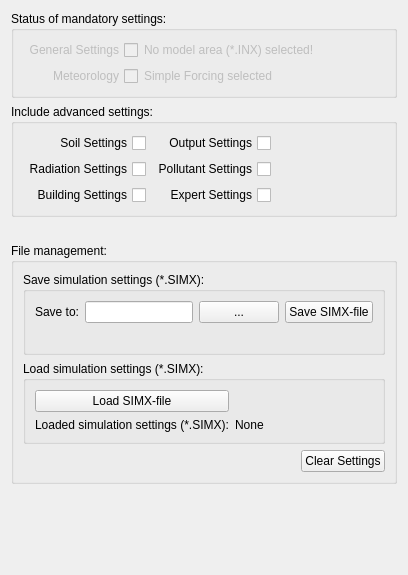
             <widget class="QWidget" name="tab_Overview">
              <attribute name="title">
               <string>Overview</string>
              </attribute>
              <layout class="QGridLayout" name="gridLayout_67">
               <item row="1" column="0">
                <widget class="QGroupBox" name="gb_optional">
                 <property name="title">
                  <string>Include advanced settings:</string>
                 </property>
                 <layout class="QGridLayout" name="gridLayout_20">
                  <item row="1" column="1">
                   <layout class="QVBoxLayout" name="verticalLayout_8">
                    <item>
                     <widget class="QCheckBox" name="chk_outputSim">
                      <property name="sizePolicy">
                       <sizepolicy hsizetype="Minimum" vsizetype="Preferred">
                        <horstretch>0</horstretch>
                        <verstretch>0</verstretch>
                       </sizepolicy>
                      </property>
                      <property name="layoutDirection">
                       <enum>Qt::RightToLeft</enum>
                      </property>
                      <property name="text">
                       <string>Output Settings</string>
                      </property>
                     </widget>
                    </item>
                    <item>
                     <widget class="QCheckBox" name="chk_pollutantsSim">
                      <property name="sizePolicy">
                       <sizepolicy hsizetype="Preferred" vsizetype="Preferred">
                        <horstretch>0</horstretch>
                        <verstretch>0</verstretch>
                       </sizepolicy>
                      </property>
                      <property name="layoutDirection">
                       <enum>Qt::RightToLeft</enum>
                      </property>
                      <property name="text">
                       <string>Pollutant Settings</string>
                      </property>
                     </widget>
                    </item>
                    <item>
                     <widget class="QCheckBox" name="chk_expertSim">
                      <property name="sizePolicy">
                       <sizepolicy hsizetype="Minimum" vsizetype="Preferred">
                        <horstretch>0</horstretch>
                        <verstretch>0</verstretch>
                       </sizepolicy>
                      </property>
                      <property name="layoutDirection">
                       <enum>Qt::RightToLeft</enum>
                      </property>
                      <property name="text">
                       <string>Expert Settings</string>
                      </property>
                     </widget>
                    </item>
                   </layout>
                  </item>
                  <item row="1" column="0">
                   <layout class="QVBoxLayout" name="verticalLayout_9">
                    <item>
                     <widget class="QCheckBox" name="chk_soilSim">
                      <property name="sizePolicy">
                       <sizepolicy hsizetype="Preferred" vsizetype="Preferred">
                        <horstretch>0</horstretch>
                        <verstretch>0</verstretch>
                       </sizepolicy>
                      </property>
                      <property name="layoutDirection">
                       <enum>Qt::RightToLeft</enum>
                      </property>
                      <property name="text">
                       <string>Soil Settings</string>
                      </property>
                     </widget>
                    </item>
                    <item>
                     <widget class="QCheckBox" name="chk_radiationSim">
                      <property name="sizePolicy">
                       <sizepolicy hsizetype="Preferred" vsizetype="Preferred">
                        <horstretch>0</horstretch>
                        <verstretch>0</verstretch>
                       </sizepolicy>
                      </property>
                      <property name="layoutDirection">
                       <enum>Qt::RightToLeft</enum>
                      </property>
                      <property name="text">
                       <string>Radiation Settings</string>
                      </property>
                     </widget>
                    </item>
                    <item>
                     <widget class="QCheckBox" name="chk_buildingsSim">
                      <property name="sizePolicy">
                       <sizepolicy hsizetype="Preferred" vsizetype="Preferred">
                        <horstretch>0</horstretch>
                        <verstretch>0</verstretch>
                       </sizepolicy>
                      </property>
                      <property name="layoutDirection">
                       <enum>Qt::RightToLeft</enum>
                      </property>
                      <property name="text">
                       <string>Building Settings</string>
                      </property>
                     </widget>
                    </item>
                   </layout>
                  </item>
                  <item row="1" column="2">
                   <spacer name="horizontalSpacer_20">
                    <property name="orientation">
                     <enum>Qt::Horizontal</enum>
                    </property>
                    <property name="sizeHint" stdset="0">
                     <size>
                      <width>40</width>
                      <height>20</height>
                     </size>
                    </property>
                   </spacer>
                  </item>
                 </layout>
                </widget>
               </item>
               <item row="5" column="0">
                <widget class="QGroupBox" name="gb_save_load">
                 <property name="sizePolicy">
                  <sizepolicy hsizetype="Preferred" vsizetype="Minimum">
                   <horstretch>0</horstretch>
                   <verstretch>0</verstretch>
                  </sizepolicy>
                 </property>
                 <property name="title">
                  <string>File management:</string>
                 </property>
                 <layout class="QGridLayout" name="gridLayout_26">
                  <item row="0" column="0" colspan="2">
                   <widget class="QGroupBox" name="gb_saveSimx">
                    <property name="sizePolicy">
                     <sizepolicy hsizetype="Preferred" vsizetype="Minimum">
                      <horstretch>0</horstretch>
                      <verstretch>0</verstretch>
                     </sizepolicy>
                    </property>
                    <property name="title">
                     <string>Save simulation settings (*.SIMX):</string>
                    </property>
                    <layout class="QGridLayout" name="gridLayout_73">
                     <item row="0" column="0">
                      <widget class="QLabel" name="lb_saveTo">
                       <property name="text">
                        <string>Save to:</string>
                       </property>
                      </widget>
                     </item>
                     <item row="0" column="1">
                      <widget class="QLineEdit" name="le_simxDest">
                       <property name="inputMask">
                        <string/>
                       </property>
                      </widget>
                     </item>
                     <item row="0" column="2">
                      <widget class="QPushButton" name="bt_fileExpl">
                       <property name="text">
                        <string>...</string>
                       </property>
                      </widget>
                     </item>
                     <item row="0" column="3">
                      <widget class="QPushButton" name="bt_saveSimx">
                       <property name="text">
                        <string>Save SIMX-file</string>
                       </property>
                      </widget>
                     </item>
                     <item row="1" column="1">
                      <widget class="QLabel" name="lb_reportSave">
                       <property name="sizePolicy">
                        <sizepolicy hsizetype="Preferred" vsizetype="Fixed">
                         <horstretch>0</horstretch>
                         <verstretch>0</verstretch>
                        </sizepolicy>
                       </property>
                       <property name="text">
                        <string/>
                       </property>
                      </widget>
                     </item>
                    </layout>
                   </widget>
                  </item>
                  <item row="2" column="0">
                   <spacer name="horizontalSpacer_17">
                    <property name="orientation">
                     <enum>Qt::Horizontal</enum>
                    </property>
                    <property name="sizeHint" stdset="0">
                     <size>
                      <width>40</width>
                      <height>20</height>
                     </size>
                    </property>
                   </spacer>
                  </item>
                  <item row="2" column="1">
                   <widget class="QPushButton" name="bt_clearCreateSimUI">
                    <property name="sizePolicy">
                     <sizepolicy hsizetype="Minimum" vsizetype="Fixed">
                      <horstretch>0</horstretch>
                      <verstretch>0</verstretch>
                     </sizepolicy>
                    </property>
                    <property name="text">
                     <string>Clear Settings</string>
                    </property>
                   </widget>
                  </item>
                  <item row="1" column="0" colspan="2">
                   <widget class="QGroupBox" name="gb_loadSimx">
                    <property name="sizePolicy">
                     <sizepolicy hsizetype="Preferred" vsizetype="Minimum">
                      <horstretch>0</horstretch>
                      <verstretch>0</verstretch>
                     </sizepolicy>
                    </property>
                    <property name="title">
                     <string>Load simulation settings (*.SIMX):</string>
                    </property>
                    <layout class="QGridLayout" name="gridLayout_72">
                     <item row="0" column="0">
                      <widget class="QPushButton" name="bt_loadSimSettings">
                       <property name="sizePolicy">
                        <sizepolicy hsizetype="Minimum" vsizetype="Preferred">
                         <horstretch>0</horstretch>
                         <verstretch>0</verstretch>
                        </sizepolicy>
                       </property>
                       <property name="text">
                        <string>Load SIMX-file</string>
                       </property>
                      </widget>
                     </item>
                     <item row="2" column="0">
                      <widget class="QLabel" name="lb_loadSimSettings">
                       <property name="sizePolicy">
                        <sizepolicy hsizetype="Fixed" vsizetype="Preferred">
                         <horstretch>0</horstretch>
                         <verstretch>0</verstretch>
                        </sizepolicy>
                       </property>
                       <property name="text">
                        <string>Loaded simulation settings (*.SIMX):</string>
                       </property>
                      </widget>
                     </item>
                     <item row="2" column="1">
                      <widget class="QLabel" name="lb_loadedSimx">
                       <property name="text">
                        <string>None</string>
                       </property>
                      </widget>
                     </item>
                    </layout>
                   </widget>
                  </item>
                 </layout>
                </widget>
               </item>
               <item row="0" column="0">
                <widget class="QGroupBox" name="gb_mandatory">
                 <property name="enabled">
                  <bool>true</bool>
                 </property>
                 <property name="sizePolicy">
                  <sizepolicy hsizetype="Preferred" vsizetype="Fixed">
                   <horstretch>0</horstretch>
                   <verstretch>0</verstretch>
                  </sizepolicy>
                 </property>
                 <property name="title">
                  <string>Status of mandatory settings:</string>
                 </property>
                 <layout class="QGridLayout" name="gridLayout_19">
                  <item row="2" column="0">
                   <widget class="QCheckBox" name="cb_meteo">
                    <property name="enabled">
                     <bool>false</bool>
                    </property>
                    <property name="layoutDirection">
                     <enum>Qt::RightToLeft</enum>
                    </property>
                    <property name="text">
                     <string>Meteorology</string>
                    </property>
                    <property name="checked">
                     <bool>false</bool>
                    </property>
                   </widget>
                  </item>
                  <item row="0" column="0">
                   <widget class="QCheckBox" name="cb_generalSettings">
                    <property name="enabled">
                     <bool>false</bool>
                    </property>
                    <property name="layoutDirection">
                     <enum>Qt::RightToLeft</enum>
                    </property>
                    <property name="text">
                     <string>General Settings</string>
                    </property>
                    <property name="checked">
                     <bool>false</bool>
                    </property>
                   </widget>
                  </item>
                  <item row="0" column="3">
                   <spacer name="horizontalSpacer_5">
                    <property name="orientation">
                     <enum>Qt::Horizontal</enum>
                    </property>
                    <property name="sizeHint" stdset="0">
                     <size>
                      <width>40</width>
                      <height>20</height>
                     </size>
                    </property>
                   </spacer>
                  </item>
                  <item row="2" column="1">
                   <widget class="QLabel" name="lb_meteorology">
                    <property name="enabled">
                     <bool>false</bool>
                    </property>
                    <property name="sizePolicy">
                     <sizepolicy hsizetype="Preferred" vsizetype="Fixed">
                      <horstretch>0</horstretch>
                      <verstretch>0</verstretch>
                     </sizepolicy>
                    </property>
                    <property name="text">
                     <string>Simple Forcing selected</string>
                    </property>
                   </widget>
                  </item>
                  <item row="2" column="3">
                   <widget class="QLabel" name="lb_FullForcingFile">
                    <property name="sizePolicy">
                     <sizepolicy hsizetype="Preferred" vsizetype="Fixed">
                      <horstretch>0</horstretch>
                      <verstretch>0</verstretch>
                     </sizepolicy>
                    </property>
                    <property name="text">
                     <string/>
                    </property>
                   </widget>
                  </item>
                  <item row="0" column="1">
                   <widget class="QLabel" name="lb_generalSettings">
                    <property name="enabled">
                     <bool>false</bool>
                    </property>
                    <property name="text">
                     <string>No model area (*.INX) selected!</string>
                    </property>
                   </widget>
                  </item>
                 </layout>
                </widget>
               </item>
               <item row="2" column="0">
                <spacer name="horizontalSpacer_19">
                 <property name="orientation">
                  <enum>Qt::Horizontal</enum>
                 </property>
                 <property name="sizeHint" stdset="0">
                  <size>
                   <width>40</width>
                   <height>20</height>
                  </size>
                 </property>
                </spacer>
               </item>
               <item row="6" column="0">
                <widget class="QLabel" name="label_163">
                 <property name="text">
                  <string/>
                 </property>
                </widget>
               </item>
               <item row="7" column="0">
                <spacer name="horizontalSpacer_6">
                 <property name="orientation">
                  <enum>Qt::Horizontal</enum>
                 </property>
                 <property name="sizeHint" stdset="0">
                  <size>
                   <width>40</width>
                   <height>20</height>
                  </size>
                 </property>
                </spacer>
               </item>
               <item row="8" column="0">
                <spacer name="verticalSpacer_19">
                 <property name="orientation">
                  <enum>Qt::Vertical</enum>
                 </property>
                 <property name="sizeHint" stdset="0">
                  <size>
                   <width>20</width>
                   <height>40</height>
                  </size>
                 </property>
                </spacer>
               </item>
              </layout>
             </widget>
